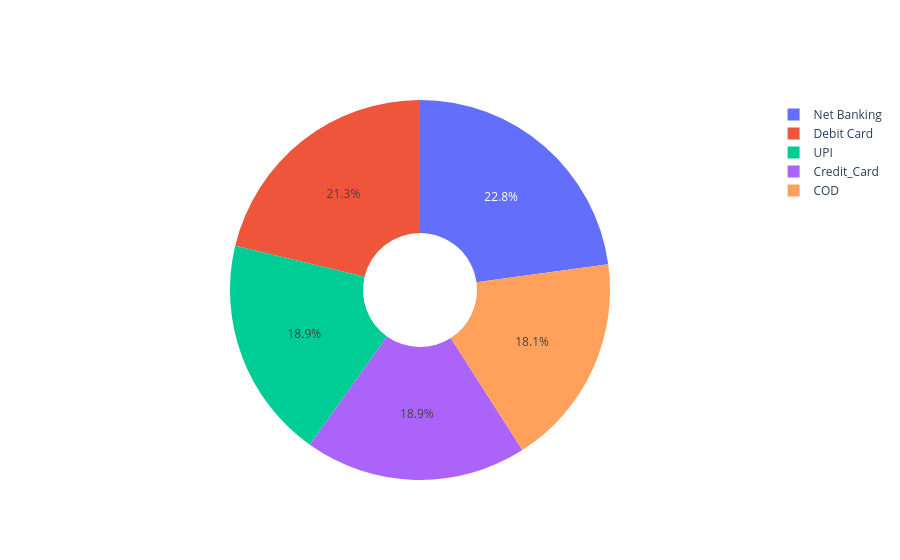

Notebook source saved alongside this figure:
### Code cell
fig=go.Figure(data=[go.Pie(labels=q8['Payment_mode'],values=q8['count'],hole=.3)])
fig.show()

### Figure 1 — Plotly figure (JSON) as saved in the notebook; plotly's stock layout.template omitted (floating-point values rounded to 4 significant figures)
{"data": [{"hole": 0.3, "labels": ["Net Banking", "Debit Card", "UPI", "Credit_Card", "COD"], "type": "pie", "values": [29, 27, 24, 24, 23]}], "layout": {}}
